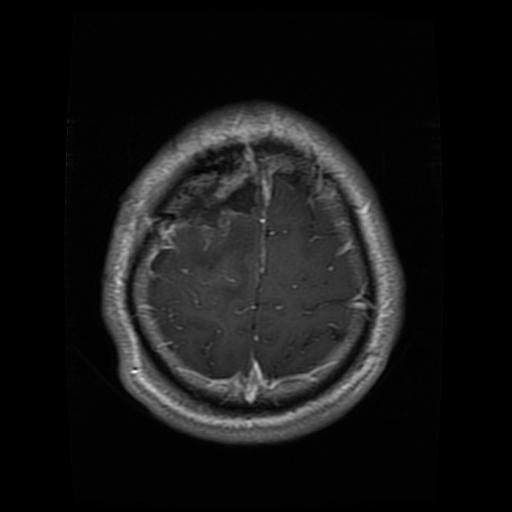
#> input picture data/Te-gl_0017.png, 512 x 512 px
$ jupyter execute --allow-errors main.ipynb
#> lines starting #> are read from the running program, lines starting #| are printed output that depends on the picture
### quantum/neqr.py
import numpy as np
from qiskit import QuantumCircuit, QuantumRegister, ClassicalRegister
from qiskit.circuit.library import RYGate, MCXGate
from qiskit_aer import AerSimulator
from qiskit import transpile
import numpy as np


def encode_neqr(image):
    height, width = image.shape
    n = int(np.log2(height))

    num_position_qubits = 2 * n
    num_intensity_qubits = 8   # NEQR uses 8 bits for grayscale

    total_qubits = num_position_qubits + num_intensity_qubits
    qr = QuantumRegister(total_qubits, 'q')
    qc = QuantumCircuit(qr)

    # ─────────────────────────────────────────────
    # Step 1: Superposition of position qubits
    # ─────────────────────────────────────────────
    for i in range(num_position_qubits):
        qc.h(qr[i])

    # ─────────────────────────────────────────────
    # Step 2: NEQR encoding
    # ─────────────────────────────────────────────
    for i in range(height):
        for j in range(width):
            pixel_value = int(np.clip(image[i, j], 0, 255))
            if pixel_value == 0:
                continue

            # Binary position
            x_bin = format(i, f'0{n}b')
            y_bin = format(j, f'0{n}b')
            position_bin = x_bin + y_bin

            # Activate position
            for bit_pos, bit in enumerate(position_bin):
                if bit == '1':
                    qc.x(qr[bit_pos])

            # Binary intensity (8-bit)
            intensity_bin = format(pixel_value, '08b')

            controls = [qr[k] for k in range(num_position_qubits)]

            for bit_idx, bit in enumerate(intensity_bin[::-1]):  # LSB first
                if bit == '1':
                    target = qr[num_position_qubits + bit_idx]
                    mcx = MCXGate(len(controls))
                    qc.append(mcx, controls + [target])

            # Reset position
            for bit_pos, bit in enumerate(position_bin):
                if bit == '1':
                    qc.x(qr[bit_pos])

    return qc


# [35 lines left out: function reconstruct_neqr_image, not called in this run]

### chaos/qrng.py
import qiskit
from qiskit import QuantumCircuit, transpile
from qiskit_aer import AerSimulator

def qrng(num_bits):
    qc = QuantumCircuit(num_bits, num_bits)
    qc.h(range(num_bits))
    qc.measure(range(num_bits), range(num_bits))

    simulator = AerSimulator()
    compiled_circuit = transpile(qc, simulator)
    job = simulator.run(compiled_circuit, shots=1)
    result = job.result()
    counts = result.get_counts(qc)

    return int(list(counts.keys())[0], 2)

### main.ipynb
## Run these cells before running the actual colab notebook

(Uncomment and run these cells)

[cell 1]
#!git clone https://github.com/ManavMNair/Quantum-image-encryption.git

[cell 2]
#%cd Quantum-image-encryption

[cell 3]
#!pip install -r requirements.txt

[cell 4]
#!pip install pylatexenc

## Imports

[cell 5]
import sys
import cv2 as cv
import numpy as np
import matplotlib.pyplot as plt

from quantum.neqr import encode_neqr, reconstruct_neqr_image
#----------------------------------------------------------------------------------------------------------------
# Uncomment and Call these functions for encoding with MCQI. The reconstruction quality is depends on the shot count.
# As the shot count increases SSIM increases. But significantly lower reconstruction quality compared to NEQR's
# from quantum.mcqi import encode_mcqi, reconstruct_mcqi_image
#----------------------------------------------------------------------------------------------------------------

from quantum.scrambling import (
    quantum_scramble,
    quantum_permutation,
    reverse_quantum_scrambling,
    reverse_quantum_permutation
)

from chaos.qrng import qrng
from chaos.henon import henon_map
from chaos.hybrid_map import generate_chaotic_key_image

from dna.dna_encode import dna_encode
from dna.dna_decode import dna_decrypt

from utils.metrics import compute_psnr_ssim

## Configuration Parameters

[cell 6]
IMAGE_PATH = "data/Te-gl_0017.png"
IMG_SIZE = 16
SHOTS = 65536
# SHOTS = 100000
SEED_BITS = 16

## Load and display original image

[cell 7]
img = cv.imread(IMAGE_PATH, cv.IMREAD_GRAYSCALE)
#> img is the input picture: shape (512, 512); min 0, max 254, mean 22
height, width = img.shape[:2]
#> height = 512; width = 512
print(f"Original Resolution: {width} x {height}")
#| Original Resolution: 512 x 512

img = cv.resize(img, (IMG_SIZE, IMG_SIZE))
img = img.astype(np.uint8)

plt.imshow(img, cmap="gray")
plt.title("Resized Image")
plt.axis("off")
plt.show()
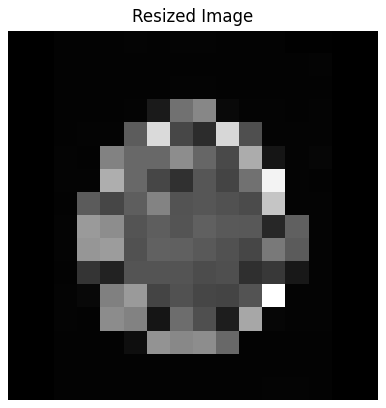
#> figure drawn by matplotlib, 1 panel

print("Image shape:", img.shape)
#| Image shape: (16, 16)

## Quantum-Chaotic key generation

#> (a cell that did not finish here is left out)

y0 = qrng(SEED_BITS) / (2**SEED_BITS - 1)

x, y = henon_map(x0, y0, n_iter=IMG_SIZE)

bpk = np.floor(x * 256).astype(np.uint8)
ksk = np.floor(y * 256).astype(np.uint8)

print("BPK key (sample):", bpk[:10])
print("KSK key (sample):", ksk[:10])

## NEQR Encoding

#> (a cell that did not finish here is left out)
